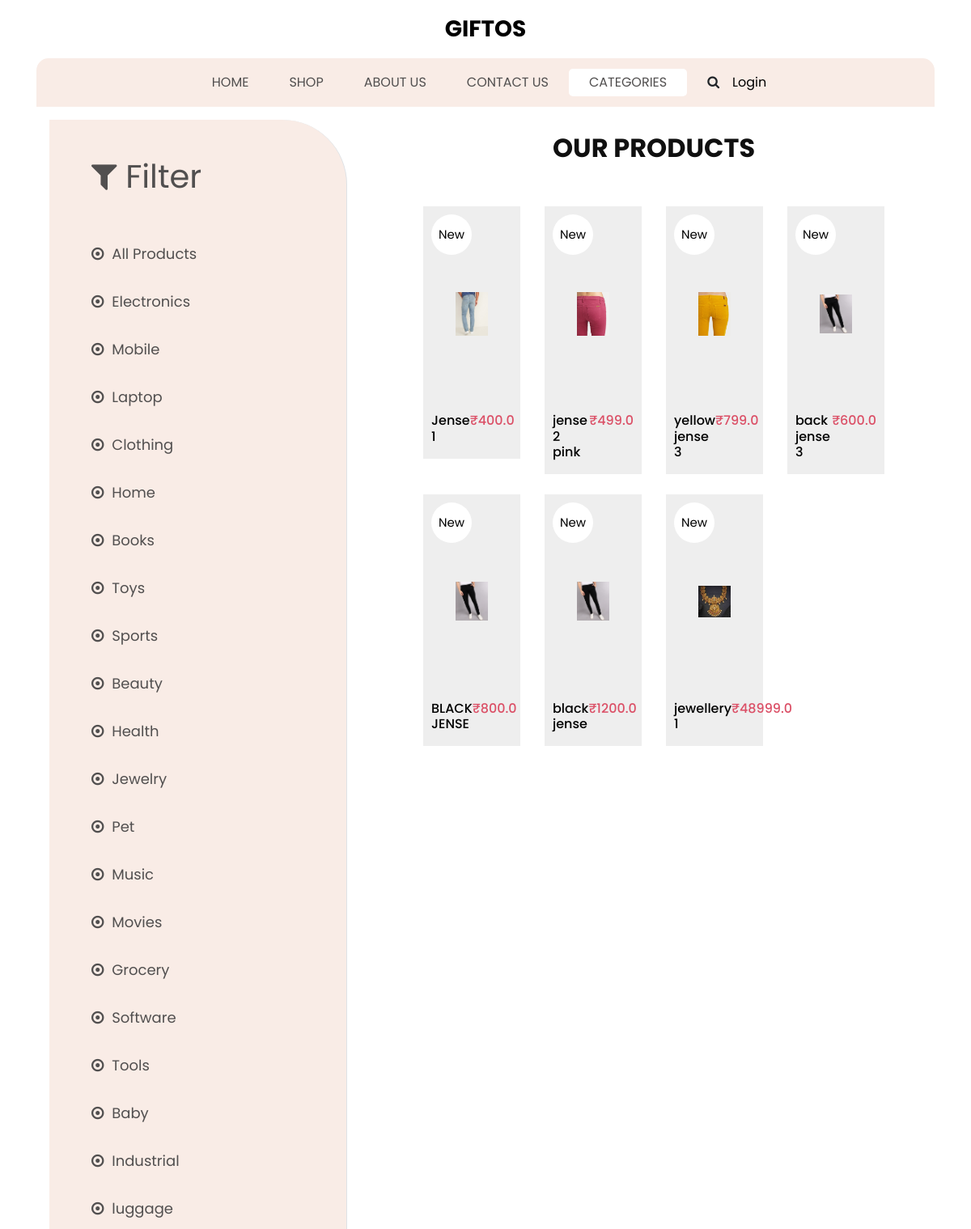
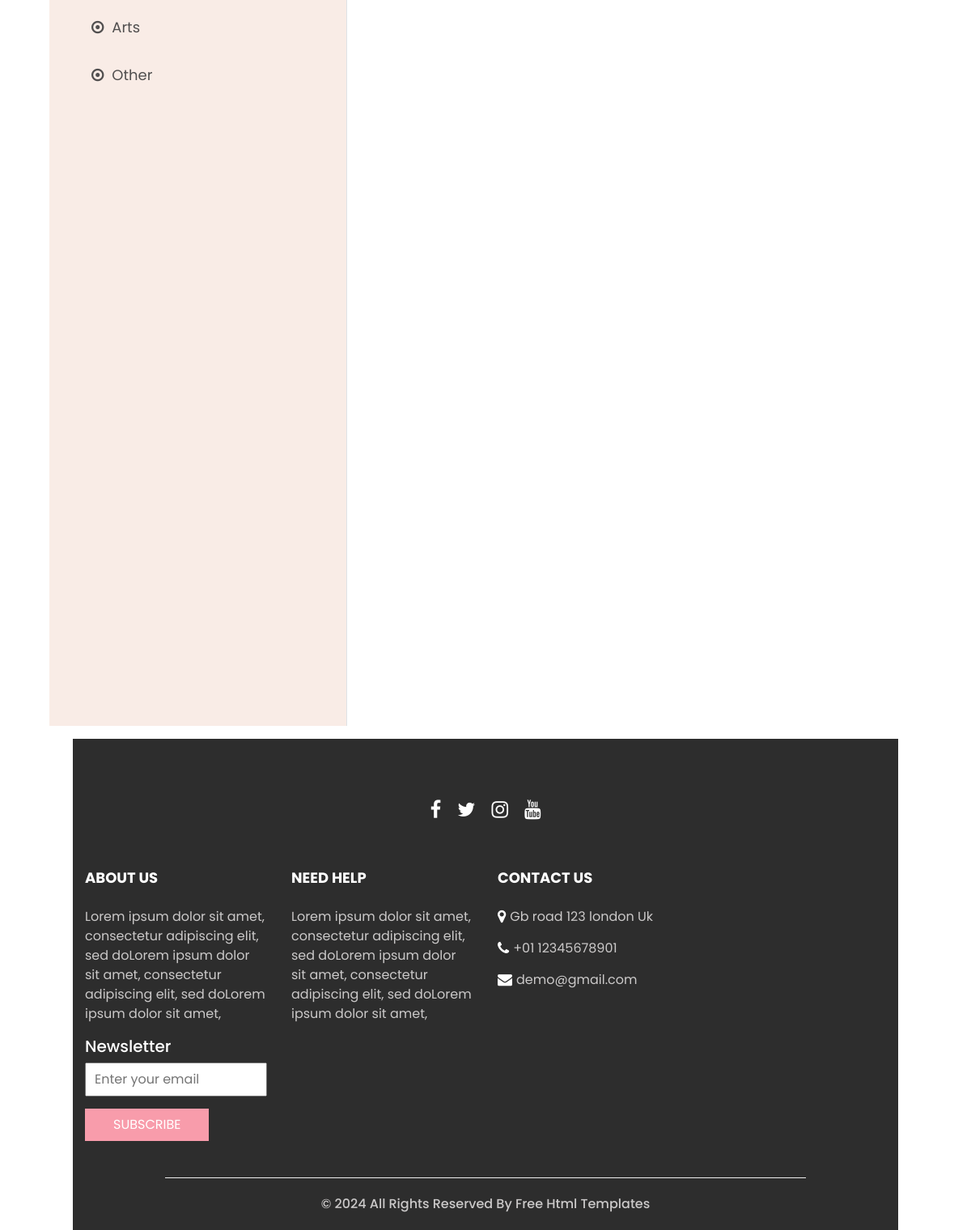
Page /cpage/ on the committed database (2 pictures, top to bottom).
### shop/models.py (models this page shows, shortened)
class Product(models.Model):
    title =models.CharField( max_length=50)
    MRP = models. FloatField()
    list_price = models. FloatField()
    description = models.TextField()
    brand = models.CharField(max_length=100)
    category = models.CharField( choices=CATEGORY_CHOICES, max_length=50)
    product_image = models.ImageField( upload_to='product_images')

### shop/views.py (the view, shortened to what this page needs)
# urls.py: path("cpage/",Category_Filter, name="cpage"),
def Category_Filter(request , category_name_data = None):
    products = Product.objects.all()
    category_names = []
    for category  in CATEGORY_CHOICES:
        data = category[0].split()[0].replace(',' , '')
        category_names.append(data)
    if ( category_name_data == None or category_name_data not in category_names):
        return render(request , "shop/categoryPage.html" , {'category_names' : category_names , 'AllProducts' : AllProducts(request)})

### shop/views.py (called while the page is built)
def AllProducts(request):
    return Product.objects.all()

### templates/shop/categoryPage.html (shortened to what this page needs)
{% extends "shop/base.html" %} {% load static %} {% block a %}
<section class="Categories_section" style="padding: 1rem">
  <div class="heading_container">
      <link
        href="https://cdnjs.cloudflare.com/ajax/libs/font-awesome/4.7.0/css/font-awesome.min.css"
        rel="stylesheet"
      />
      <link rel="stylesheet" href="{% static 'css/sidebar_list.css' %}" />
    <div class="container-fluid">
      <div class="sidebar-content">
        <aside id="sidebar" class  = "sidebar" >
          <p style="padding-left: 2rem; font-size: 40px">
            <i class="fa fa-filter" aria-hidden="true"></i>
            Filter
          </p>
          <a
            href="{% url "cpage" %}"
            class="d-block mb-2 "
            style="padding-left: 2rem"
          >
            <i class="fa fa-dot-circle-o" aria-hidden="true"></i>
            All Products
          </a>
            {% for name in category_names %}
            <a
            href="{% url 'cpage' name %}"
            class="d-block mb-2 "
            style="padding-left: 2rem"
            >
            <i class="fa fa-dot-circle-o" aria-hidden="true"></i>
            {{ name }}
          </a>
          {% endfor %}
        </aside>
        <div id="additional-content">
          <div style="padding-left: 3rem">
            <section class="shop_section ">
              <div class="container">
                {% if request.path == '/cpage/' %}
                    <div class="container">
                      <div class="heading_container heading_center">
                        <h2>
                           Our Products
                        </h2>
                      </div>
                      <div class="row ">
                        {% for p in AllProducts %}
                        <div class="col-sm-6 col-md-4 col-lg-3 ">
                          <div class="box">
                            <a href="{% url 'ppage' p.id %}">
                              <div class="img-box">
                                <img src="{{p.product_image.url}}" alt="" />
                              </div>
                              <div class="detail-box">
                                <h6>{{p.title}}</h6>
                                <h6>
                                  <span> ₹{{p.list_price}} </span>
                                </h6>
                              </div>
                              <div class="new">
                                <span> New </span>
                              </div>
                            </a>
                          </div>
                        </div>
                        {% endfor %}
                      </div>
                      {% endif %}
              </div>
            </section>
          </div>
        </div>
      </div>
    </div>
  </div>
</section>
{% endblock a %}

### static/css/style.css (style rules this page uses)
body { font-family: "poppins", sans-serif; color: #101010; background-color: #ffffff; }
.heading_container { display: -webkit-box; display: -ms-flexbox; display: flex; -webkit-box-orient: vertical; -webkit-box-direction: normal; -ms-flex-direction: column; flex-direction: column; }
.heading_container h2 { text-transform: uppercase; font-weight: bold; }
.heading_container.heading_center { -webkit-box-align: center; -ms-flex-align: center; align-items: center; text-align: center; }
a, a:hover, a:focus { text-decoration: none; }
.shop_section .heading_container { margin-bottom: 20px; }
.shop_section .box { background-color: #eeeeee; position: relative; padding: 10px; margin-top: 25px; }
.shop_section .box a { color: #000000; }
.shop_section .box .img-box { display: -webkit-box; display: -ms-flexbox; display: flex; -webkit-box-pack: center; -ms-flex-pack: center; justify-content: center; -webkit-box-align: center; -ms-flex-align: center; align-items: center; padding: 15px 30px; height: 245px; }
.shop_section .box .img-box img { max-width: 100%; max-height: 145px; }
.shop_section .box .detail-box { display: -webkit-box; display: -ms-flexbox; display: flex; -webkit-box-pack: justify; -ms-flex-pack: justify; justify-content: space-between; }
.shop_section .box .detail-box h6 span { color: #db4f66; }
.shop_section .box .new { width: 50px; height: 50px; position: absolute; top: 10px; left: 10px; background-color: #ffffff; display: -webkit-box; display: -ms-flexbox; display: flex; -webkit-box-pack: center; -ms-flex-pack: center; justify-content: center; -webkit-box-align: center; -ms-flex-align: center; align-items: center; border-radius: 100%; font-size: 15px; }

### static/css/responsive.css (style rules this page uses)
@media (min-width: 1200px) { .container { max-width: 1170px; } }

### static/css/sidebar_list.css (style rules this page uses)
aside { color: #514f4f; width: 250px; padding-left: 20px; height: 100vh; background: #f9ece6; border-top-right-radius: 80px; }
aside a { font: 18px poppins; color: #514f4f; display: block; padding: 12px; padding-left: 30px; text-decoration: none; -webkit-tap-highlight-color:transparent; }
aside a i { margin-right: 5px; }
aside p { margin: 0; padding: 40px 0; }
body { font-family: poppins ; width: 100%; height: 100vh; margin: 0; }
.container-fluid { display: flex; width: 100%; padding: 0; margin: 0; }
.sidebar-content { display: flex; width: 100%; flex: 1; }
#sidebar { color: #514f4f; width: 23rem; background: #f9ece6; border-right: 1px solid #dee2e6; overflow-y: auto; }
#additional-content { flex: 1; padding: 1rem; }

### rows in the picture
Product: product_image (picture), title "Jense 1", list_price "400.0"
Product: product_image (picture), title "jense 2 pink", list_price "499.0"
Product: product_image (picture), title "yellow jense 3", list_price "799.0"
Product: product_image (picture), title "back jense 3", list_price "600.0"
Product: product_image (picture), title "BLACK JENSE", list_price "800.0"
Product: product_image (picture), title "black jense", list_price "1200.0"
Product: product_image (picture), title "jewellery 1", list_price "48999.0"

### other values in the picture
{{ name }} "Electronics" "Mobile" "Laptop" "Clothing" "Home" "Books" "Toys" "Sports" "Beauty" "Health" "Jewelry" "Pet" "Music" "Movies" "Grocery" "Software" "Tools" "Baby" "Industrial" "luggage" "Arts" "Other"
